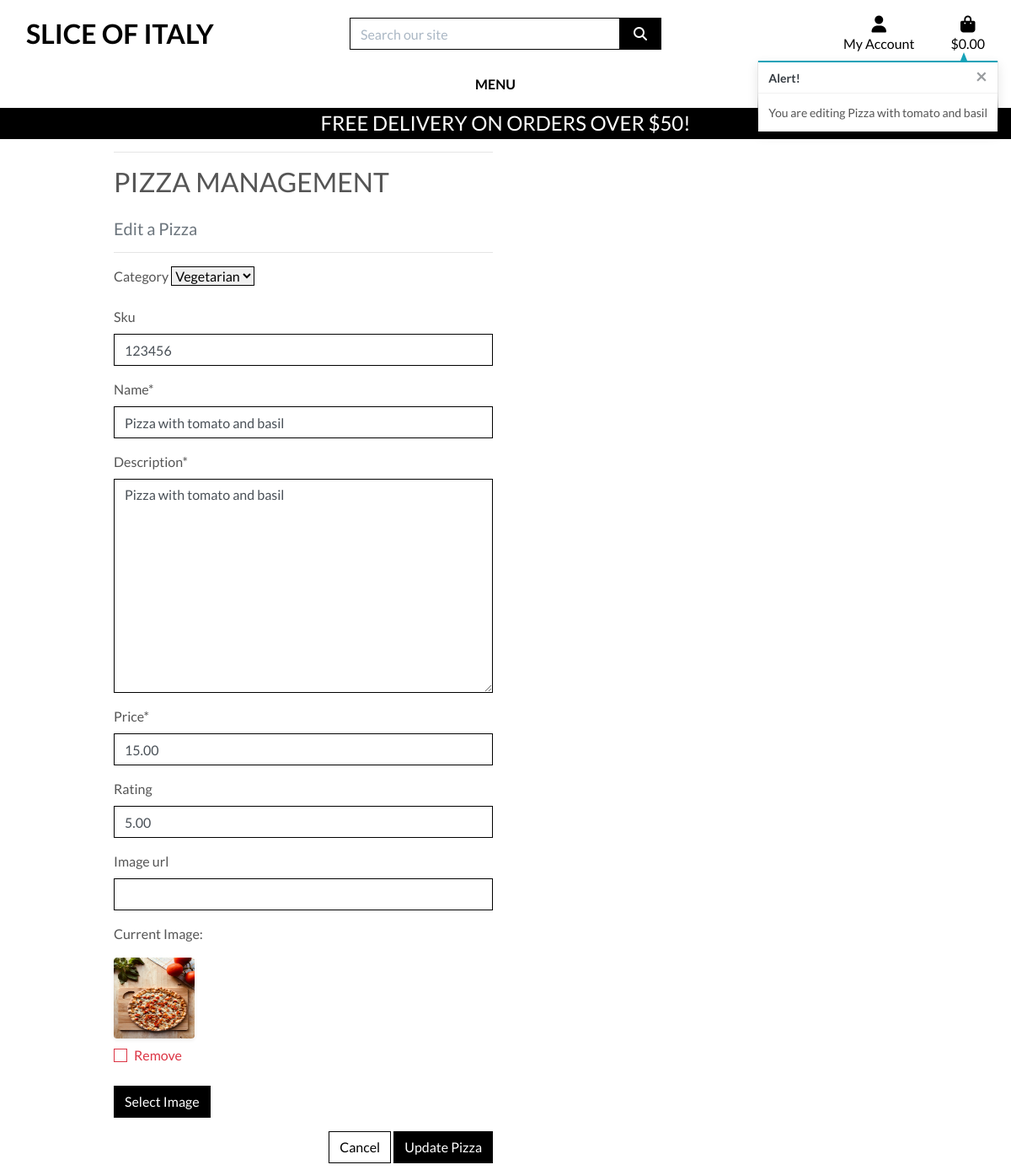
Screenshot of /pizzas/edit/2/ (signed in) with the database file from the repository.
### pizzas/models.py (models this page shows, shortened)
class Pizza(models.Model):
    category = models.ForeignKey('Category', null=True, blank=True, on_delete=models.SET_NULL)
    sku = models.CharField(max_length=254, null=True, blank=True)
    name = models.CharField(max_length=254)
    description = models.TextField()
    price = models.DecimalField(max_digits=6, decimal_places=2)
    rating = models.DecimalField(max_digits=6, decimal_places=2, null=True, blank=True)
    image_url = models.URLField(max_length=1024, null=True, blank=True)
    image = models.ImageField(null=True, blank=True)

### pizzas/views.py (the view)
# urls.py: path('edit/<int:pizza_id>/', views.edit_pizza, name='edit_pizza'),
@login_required
def edit_pizza(request, pizza_id):
    pizza = get_object_or_404(Pizza, pk=pizza_id)
    if request.method == 'POST':
        form = PizzaForm(request.POST, request.FILES, instance=pizza)
        if form.is_valid():
            form.save()
            messages.success(request, 'Successfully updated pizza!')
            return redirect(reverse('pizza_detail', args=[pizza.id]))
        else:
            messages.error(request, 'Failed to update pizza. Please ensure the form is valid.')
    else:
        form = PizzaForm(instance=pizza)
        messages.info(request, f'You are editing {pizza.name}')
    context = {'form': form, 'pizza': pizza}
    return render(request, 'pizzas/edit_pizza.html', context)

### pizzas/forms.py
class PizzaForm(forms.ModelForm):
    class Meta:
        model = Pizza
        fields = '__all__'
    image = forms.ImageField(label='Image', required=False, widget=CustomClearableFileInput)
    def __init__(self, *args, **kwargs):
        super().__init__(*args, **kwargs)
        categories = Category.objects.all()
        friendly_names = [(c.id, c.get_friendly_name()) for c in categories]
        self.fields['category'].choices = friendly_names
        for field_name, field in self.fields.items():
            field.widget.attrs['class'] = 'border-black rounded-0'

### bag/contexts.py (called while the page is built, shortened)
def bag_contents(request):
    bag_items = []
    total = 0
    pizza_count = 0
    bag = request.session.get('bag', {})
    if total < settings.FREE_DELIVERY_THRESHOLD:
        delivery = total * Decimal(settings.STANDARD_DELIVERY_PERCENTAGE / 100)
        free_delivery_delta = settings.FREE_DELIVERY_THRESHOLD - total
    else:
        delivery = 0
        free_delivery_delta = 0
    grand_total = delivery + total
    context = {
        'bag_items': bag_items,
        'total': total,
        'pizza_count': pizza_count,
        'delivery': delivery,
        'free_delivery_delta': free_delivery_delta,
        'free_delivery_threshold': settings.FREE_DELIVERY_THRESHOLD,
        'grand_total': grand_total,
    }
    return context

### pizzas/models.py (called while the page is built)
    def get_friendly_name(self):
        return self.friendly_name

### pizzas/templates/pizzas/edit_pizza.html (shortened to what this page needs)
{% extends "base.html" %}
{% load static %}
{% block page_header %}
    <div class="container header-container">
    </div>
{% endblock %}
{% block content %}
    <div class="overlay"></div>
    <div class="container">
        <div class="row">
            <div class="col-12 col-md-6">
                <hr>
                <h2 class="logo-font mb-4">Pizza Management</h2>
                <h5 class="text-muted">Edit a Pizza</h5>
                <hr>
            </div>
        </div>
        <div class="row">
            <div class="col-12 col-md-6">
                <form method="POST" action="{% url 'edit_pizza' pizza.id %}" class="form mb-2" enctype="multipart/form-data">
                    {% for field in form %}
                        {% if field.name != 'image' %}
                            {{ field | as_crispy_field }}
                        {% else %}
                            {{ field }}
                        {% endif %}
                    {% endfor %}
                    <div class="text-right">
                        <a class="btn btn-outline-black rounded-0" href="{% url 'pizzas' %}">Cancel</a>
                        <button class="btn btn-black rounded-0" type="submit">Update Pizza</button>
                    </div>
                </form>
            </div>
        </div>
    </div>
{% endblock %}

### static/css/base.css (style rules this page uses)
html { height: 100%; }
body { background: url('/media/homepage_background_cropped.jpg') no-repeat center center fixed; background-size: cover; height: calc(100vh - 164px); color: #555; font-family: 'Lato'; }
.logo-font { text-transform: uppercase; }
.btn-black { background: black; color: white; }
.btn-outline-black { background: white; color: black !important; border: 1px solid black; }
.border-black { border: 1px solid black !important; }
.overlay { height: 100%; width: 100%; top: 0; left: 0; position: fixed; background: white; z-index: -1; }
@media (min-width: 1200px) { .container { max-width: 80%; } }
@media (min-width: 992px) { .header-container { padding-top: 164px; } }

### rows the page displays
Pizza: category "Vegetarian" "123456" "Pizza with tomato and basil" "Pizza with tomato and basil" "15.00" "5.00"

### other values shown
{{ free_delivery_threshold }} "50"
{{ message }} "You are editing Pizza with tomato and basil"
{{ widget.initial_text }} "Current Image"
{{ widget.clear_checkbox_label }} "Remove"
